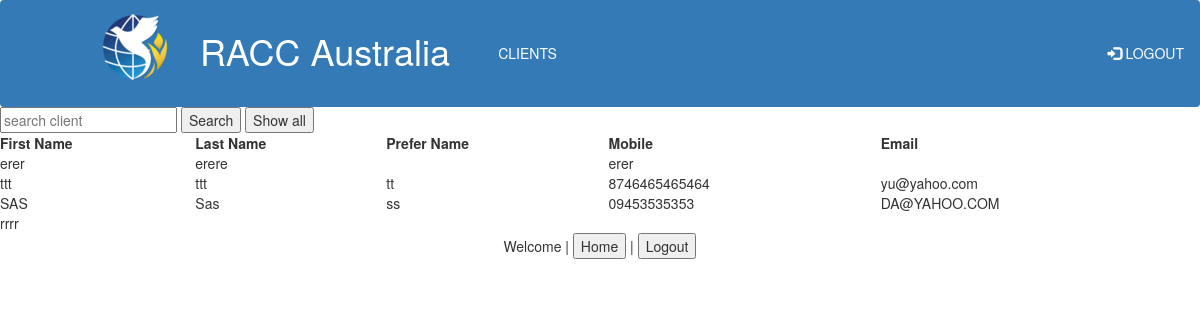
The page /list2.php (signed in) on the database as committed earlier.
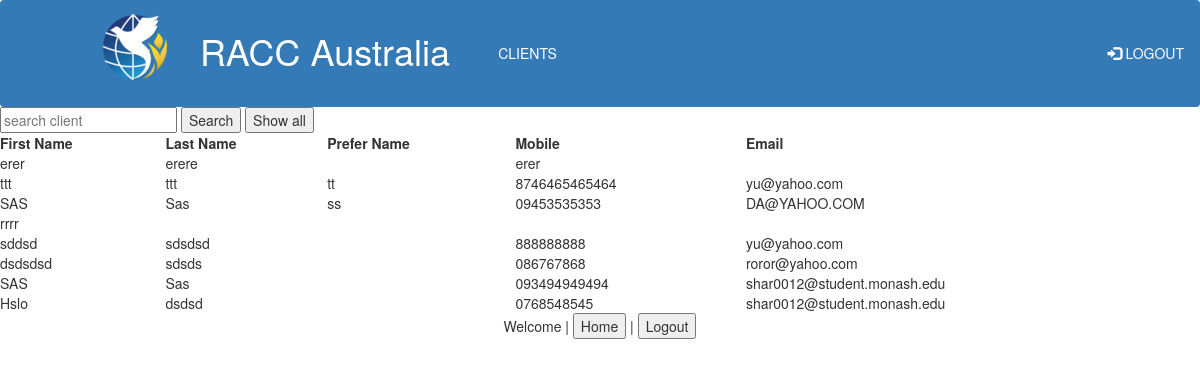
The same page on the database as committed later.
### tables this page shows
CREATE TABLE `user` (
  `UserID` int(11) NOT NULL,
  `FirstName` varchar(45) NOT NULL,
  `LastName` varchar(45) NOT NULL,
  `PreferName` varchar(45) NOT NULL,
  `DateofBirth` date NOT NULL,
  `Nationality` varchar(45) NOT NULL,
  `Gender` varchar(45) NOT NULL,
  `Mobile` varchar(45) NOT NULL,
  `Email` varchar(45) NOT NULL,
  `ConsultantID` int(11) NOT NULL,
  `UserType` varchar(255) NOT NULL,
  `Course` varchar(255) NOT NULL,
  `Uni` varchar(255) NOT NULL,
  `Uni_compl` date NOT NULL,
  `Visa` varchar(45) NOT NULL,
  `Vexpiry` date NOT NULL,
  `Passport` varchar(45) NOT NULL,
  `Pexpiry` date NOT NULL,
  `CurrentAddress` varchar(255) NOT NULL,
  `Csuburb` varchar(255) NOT NULL,
  `Cpostcode` varchar(45) NOT NULL,
  `Cstate` varchar(255) NOT NULL,
  `Ccountry` varchar(255) NOT NULL,
  `HomeAddress` varchar(255) NOT NULL,
  `Hcity` varchar(255) NOT NULL,
  `Hstate` varchar(255) NOT NULL,
  `Hcountry` varchar(255) NOT NULL,
  `Hpostcode` varchar(45) NOT NULL,
  `CurrentPointTest` int(11) NOT NULL,
  `GoalPointTest` int(11) NOT NULL,
  `Comment` varchar(255) NOT NULL,
  `CurrentStatus` varchar(255) NOT NULL,
  `Created` timestamp NOT NULL DEFAULT CURRENT_TIMESTAMP,
  `lastContacted` date NOT NULL
);

### list2-backend.php (called while the page is built, shortened)
<?php
if(isset($_POST['Btsearch'])) {
    $search = $_POST['search'];
    $query = "SELECT FirstName, LastName, PreferName, Mobile, Email FROM user WHERE ConsultantID = 6 AND CONCAT(`FirstName`, `LastName`, `PreferName`) LIKE '%".$search."%'";
    $search_result = table($query);
} else {
    $query = "SELECT UserID, FirstName, LastName, PreferName, Mobile, Email FROM user WHERE ConsultantID = '".$_SESSION['UserID']."'";
    $search_result = table($query);
}
function table($query){
    include('dbConnection.php');
    $result = mysqli_query($mysqli, $query);
    return $result;
}
?>

### list2.php (the view, shortened to what this page needs)
<?php
include ('list2-backend.php');
include ('header.php');
?>
        <form method="post" name="info" action="<?php echo htmlspecialchars($_SERVER["PHP_SELF"]);?>">
            <input type="text" name="search" placeholder="search client">
            <input type="submit" name="Btsearch" value="Search">
            <input type="button" name="reflect" value="Show all" onClick="document.location.href='list2.php'" >
            <table width="100%" style="border-collapse:collapse" cellpadding="5">
                <tr>
                    <th>First Name</th>
                    <th>Last Name</th>
                    <th>Prefer Name</th>
                    <th>Mobile</th>
                    <th>Email</th>
                </tr>
                <?php while($row = mysqli_fetch_array($search_result)) {?>
                <tr class="listrow" onclick="window.document.location='editAppt.php?user=<?php echo $appointment["UserID"]; ?>'">
                    <td><?php echo $row['FirstName'];?></td>
                    <td><?php echo $row['LastName'];?></td>
                    <td><?php echo $row['PreferName'];?></td>
                    <td><?php echo $row['Mobile'];?></td>
                    <td><?php echo $row['Email'];?></td>
                </tr>
                <?php }?>
            </table>
        </form>
        <?php
        include('footer.php');
        ?>
    </body>
</html>

### header.php (shortened to what this page needs)
<!DOCTYPE html PUBLIC "-//W3C//DTD XHTML 1.0 Transitional//EN" "http://www.w3.org/TR/xhtml1/DTD/xhtml1-transitional.dtd">
<html xmlns="http://www.w3.org/1999/xhtml">
<head>
	<link rel="stylesheet" href="https://maxcdn.bootstrapcdn.com/bootstrap/3.3.7/css/bootstrap.min.css" />
	<link href = "css/editAppt.css" type = "text/css" rel = "stylesheet">
	<link rel = "stylesheet" type="text/css" href = "./css/header.css"/>
	<link rel = "stylesheet" type="text/css" href = "./css/note.css"/>
	<link rel = "stylesheet" type="text/css" href = "./css/editAppt.css"/>
	<link rel="stylesheet" href="vendor/stefangabos/zebra_pagination/public/css/zebra_pagination.css" type="text/css">
</head>
<body>
	<nav class="navbar navbar-new">
		<div class="container-fluid">
			<div class="navbar-header">
				<div class = "row">
					<a class="navbar-header" href="#"><img src= "image/racc.png" id = "racc"></a>
					<h1 style="margin-top: 30px">RACC Australia</h1>
				</div>
			</div>
			<?php if(isset($_SESSION['userID'])){ ?>
			<ul class="nav navbar-nav">
				<li class="active"><a href="list.php">CLIENTS</a></li>
			</ul>
			<ul class="nav navbar-nav navbar-right">
				<li><a href="logout.php"><span class="glyphicon glyphicon-log-in"></span> LOGOUT</a></li>
			</ul>
			<?php } ?>
		</div>
	</nav>

### footer.php
<div class="footer" style="text-align:center">
    <form>
        Welcome |
        <input class="Bt" type="button" value="Home" onClick="document.location.href='home.php'"/> |
        <input class="Bt" type="button" name="logout" value="Logout" onClick="document.location.href='login.php'"/>
    </form>
</div>

### css/header.css (style rules this page uses)
.navbar-new { background-color: #0915a9 !important; min-height: 101px !important; margin-bottom: 0px!important; }
.navbar-new li { background-color: #0915a9 !important; min-height: 101px !important; }
.navbar-new li a { color: #ffffff !important; }
.navbar-new .navbar-nav { min-height: 100px; }

### css/note.css (style rules this page uses)
.navbar-header { width: 40%; color: #ffffff !important; line-height: 60px; }
.navbar-new { background-color: rgb(51, 122, 183) !important; margin-bottom: 0px!important; }
.navbar-new li { background-color: rgb(51, 122, 183) !important; }
.navbar-new li a { color: #ffffff !important; line-height: 75px; }
.navbar-new span { cursor: pointer; display: inline-block; position: relative; transition: 0.5s; }
.navbar-new span:after { content: '\00bb'; position: absolute; opacity: 0; top: 0; right: -20px; transition: 0.5s; }
img { filter: alpha(opacity=100); opacity:1; float: right; margin-right: 29px; margin-top: 10px; }

Rows that differ between the two databases and show on the page:
added user: FirstName "sddsd", LastName "sdsdsd", Mobile "888888888", Email "yu@yahoo.com"
added user: FirstName "dsdsdsd", LastName "sdsds", Mobile "086767868", Email "roror@yahoo.com"
added user: FirstName "SAS", LastName "Sas", Mobile "093494949494", Email "shar0012@student.monash.edu"
added user: FirstName "Hslo", LastName "dsdsd", Mobile "0768548545", Email "shar0012@student.monash.edu"
